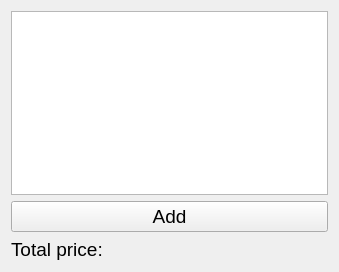
<?xml version="1.0" encoding="UTF-8"?>
<ui version="4.0">
 <class>ShoppingBasketWidget</class>
 <widget class="QWidget" name="ShoppingBasketWidget">
  <property name="geometry">
   <rect>
    <x>0</x>
    <y>0</y>
    <width>339</width>
    <height>272</height>
   </rect>
  </property>
  <property name="windowTitle">
   <string>ShoppingBasketWidget</string>
  </property>
  <layout class="QVBoxLayout" name="verticalLayout">
   <item>
    <widget class="QListWidget" name="productsListWidget">
     <property name="font">
      <font>
       <pointsize>14</pointsize>
      </font>
     </property>
    </widget>
   </item>
   <item>
    <widget class="QPushButton" name="addButton">
     <property name="font">
      <font>
       <pointsize>14</pointsize>
      </font>
     </property>
     <property name="text">
      <string>Add</string>
     </property>
    </widget>
   </item>
   <item>
    <widget class="QLabel" name="priceLabel">
     <property name="font">
      <font>
       <pointsize>14</pointsize>
      </font>
     </property>
     <property name="text">
      <string>Total price: </string>
     </property>
    </widget>
   </item>
  </layout>
 </widget>
 <layoutdefault spacing="6" margin="11"/>
 <resources/>
 <connections/>
</ui>
